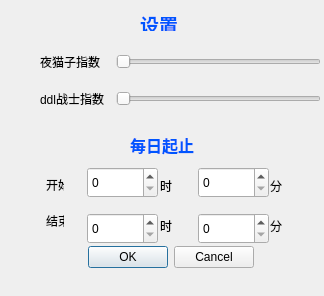
<?xml version="1.0" encoding="UTF-8"?>
<ui version="4.0">
 <class>Settings</class>
 <widget class="QDialog" name="Settings">
  <property name="geometry">
   <rect>
    <x>0</x>
    <y>0</y>
    <width>324</width>
    <height>296</height>
   </rect>
  </property>
  <property name="windowTitle">
   <string>设置</string>
  </property>
  <widget class="QWidget" name="widget" native="true">
   <property name="geometry">
    <rect>
     <x>40</x>
     <y>160</y>
     <width>261</width>
     <height>91</height>
    </rect>
   </property>
   <widget class="QLabel" name="label_3">
    <property name="geometry">
     <rect>
      <x>6</x>
      <y>17</y>
      <width>18</width>
      <height>16</height>
     </rect>
    </property>
    <property name="text">
     <string>开始</string>
    </property>
   </widget>
   <widget class="QLabel" name="label_4">
    <property name="geometry">
     <rect>
      <x>6</x>
      <y>53</y>
      <width>18</width>
      <height>16</height>
     </rect>
    </property>
    <property name="text">
     <string>结束</string>
    </property>
   </widget>
   <widget class="QSpinBox" name="end_hour">
    <property name="geometry">
     <rect>
      <x>47</x>
      <y>53</y>
      <width>71</width>
      <height>31</height>
     </rect>
    </property>
    <property name="maximum">
     <number>23</number>
    </property>
   </widget>
   <widget class="QSpinBox" name="begin_minute">
    <property name="geometry">
     <rect>
      <x>158</x>
      <y>7</y>
      <width>71</width>
      <height>31</height>
     </rect>
    </property>
    <property name="maximum">
     <number>59</number>
    </property>
    <property name="singleStep">
     <number>30</number>
    </property>
   </widget>
   <widget class="QSpinBox" name="begin_hour">
    <property name="geometry">
     <rect>
      <x>47</x>
      <y>7</y>
      <width>71</width>
      <height>31</height>
     </rect>
    </property>
    <property name="maximum">
     <number>23</number>
    </property>
    <property name="singleStep">
     <number>1</number>
    </property>
   </widget>
   <widget class="QLabel" name="label_7">
    <property name="geometry">
     <rect>
      <x>120</x>
      <y>10</y>
      <width>41</width>
      <height>31</height>
     </rect>
    </property>
    <property name="text">
     <string>时</string>
    </property>
   </widget>
   <widget class="QLabel" name="label_8">
    <property name="geometry">
     <rect>
      <x>230</x>
      <y>10</y>
      <width>41</width>
      <height>31</height>
     </rect>
    </property>
    <property name="text">
     <string>分</string>
    </property>
   </widget>
   <widget class="QLabel" name="label_9">
    <property name="geometry">
     <rect>
      <x>120</x>
      <y>50</y>
      <width>41</width>
      <height>31</height>
     </rect>
    </property>
    <property name="text">
     <string>时</string>
    </property>
   </widget>
   <widget class="QSpinBox" name="end_minute">
    <property name="geometry">
     <rect>
      <x>158</x>
      <y>53</y>
      <width>71</width>
      <height>31</height>
     </rect>
    </property>
    <property name="maximum">
     <number>59</number>
    </property>
    <property name="singleStep">
     <number>30</number>
    </property>
   </widget>
   <widget class="QLabel" name="label_10">
    <property name="geometry">
     <rect>
      <x>230</x>
      <y>50</y>
      <width>31</width>
      <height>31</height>
     </rect>
    </property>
    <property name="text">
     <string>分</string>
    </property>
   </widget>
  </widget>
  <widget class="QWidget" name="widget_2" native="true">
   <property name="geometry">
    <rect>
     <x>40</x>
     <y>40</y>
     <width>281</width>
     <height>81</height>
    </rect>
   </property>
   <layout class="QGridLayout" name="gridLayout_2">
    <item row="4" column="0">
     <widget class="QLabel" name="label">
      <property name="text">
       <string>ddl战士指数</string>
      </property>
     </widget>
    </item>
    <item row="3" column="0" colspan="2">
     <widget class="QLabel" name="label_2">
      <property name="text">
       <string>夜猫子指数</string>
      </property>
     </widget>
    </item>
    <item row="3" column="2">
     <widget class="QSlider" name="night_changer">
      <property name="maximum">
       <number>10</number>
      </property>
      <property name="orientation">
       <enum>Qt::Horizontal</enum>
      </property>
     </widget>
    </item>
    <item row="4" column="2">
     <widget class="QSlider" name="ddl_changer">
      <property name="maximum">
       <number>10</number>
      </property>
      <property name="orientation">
       <enum>Qt::Horizontal</enum>
      </property>
     </widget>
    </item>
   </layout>
  </widget>
  <widget class="QLabel" name="label_5">
   <property name="geometry">
    <rect>
     <x>130</x>
     <y>130</y>
     <width>71</width>
     <height>31</height>
    </rect>
   </property>
   <property name="text">
    <string>&lt;html&gt;&lt;head/&gt;&lt;body&gt;&lt;p&gt;&lt;span style=&quot; font-size:12pt; font-weight:700; color:#0055ff;&quot;&gt;每日起止&lt;/span&gt;&lt;/p&gt;&lt;/body&gt;&lt;/html&gt;</string>
   </property>
  </widget>
  <widget class="QLabel" name="label_6">
   <property name="geometry">
    <rect>
     <x>140</x>
     <y>10</y>
     <width>61</width>
     <height>21</height>
    </rect>
   </property>
   <property name="text">
    <string>&lt;html&gt;&lt;head/&gt;&lt;body&gt;&lt;p&gt;&lt;span style=&quot; font-size:14pt; font-weight:700; color:#0055ff;&quot;&gt;设置&lt;/span&gt;&lt;/p&gt;&lt;/body&gt;&lt;/html&gt;</string>
   </property>
  </widget>
  <widget class="QDialogButtonBox" name="buttonBox">
   <property name="geometry">
    <rect>
     <x>40</x>
     <y>237</y>
     <width>214</width>
     <height>41</height>
    </rect>
   </property>
   <property name="orientation">
    <enum>Qt::Horizontal</enum>
   </property>
   <property name="standardButtons">
    <set>QDialogButtonBox::Cancel|QDialogButtonBox::Ok</set>
   </property>
  </widget>
 </widget>
 <resources/>
 <connections>
  <connection>
   <sender>buttonBox</sender>
   <signal>accepted()</signal>
   <receiver>Settings</receiver>
   <slot>accept()</slot>
   <hints>
    <hint type="sourcelabel">
     <x>248</x>
     <y>254</y>
    </hint>
    <hint type="destinationlabel">
     <x>157</x>
     <y>274</y>
    </hint>
   </hints>
  </connection>
  <connection>
   <sender>buttonBox</sender>
   <signal>rejected()</signal>
   <receiver>Settings</receiver>
   <slot>reject()</slot>
   <hints>
    <hint type="sourcelabel">
     <x>316</x>
     <y>260</y>
    </hint>
    <hint type="destinationlabel">
     <x>286</x>
     <y>274</y>
    </hint>
   </hints>
  </connection>
 </connections>
</ui>
